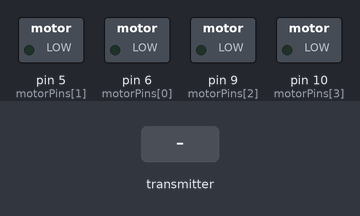
The program below on a simulated Arduino Nano Every. Shown: switched loads named in the program (green lamp = pin HIGH). The test bench sets the inputs (shaded band). No radio packets arrive unless stated.

Above: at 1.2 s.
1.3 s: the transmitter starts sending data.1 = 1023
At 1.9 s:
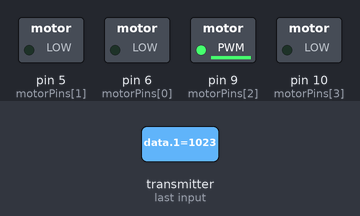
2.8 s: the transmitter starts sending data.0 = 256
At 3.1 s:
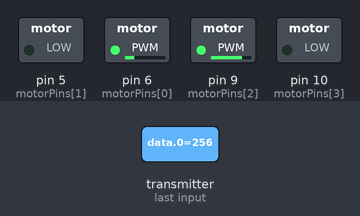
4.3 s: the transmitter starts sending data.0 = 512
At 5.4 s:
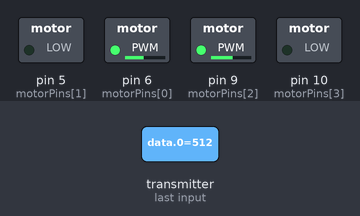
5.8 s: the transmitter starts sending data.0 = 1023
At 6.6 s:
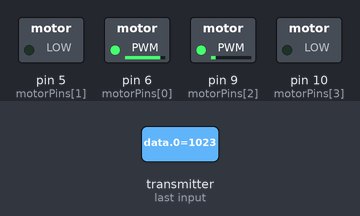
7.3 s: the transmitter starts sending data.1 = 0
At 7.7 s:
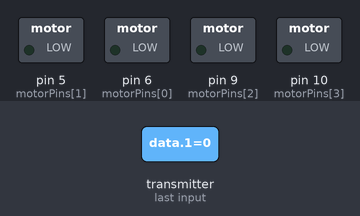
Timing chart, 0 to 9.8 s (numbered marks = the images above; inputs shaded):
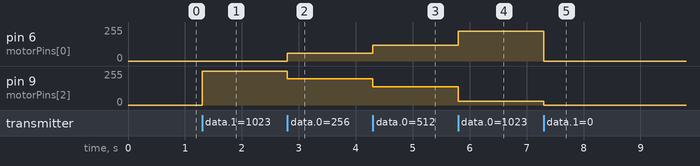

The program:

main.cpp
```cpp
#include <Arduino.h>
#include <SPI.h>
#include <printf.h>
#include <RF24.h>
RF24 radio(8, 7, 4000000); // set SPI speed to 4MHz instead of default 10MHz

const byte address[6] = "00001";
int   data[2]         = {0, 0};
byte  motorPins[4]    = {6, 5, 9, 10};
int   motorData[4]    = {0, 0, 0, 0};
float leftWeight      = 0.0;
float rightWeight     = 0.0;

void setup() {
  Serial.begin(9600);
  radio.begin();
  radio.openReadingPipe(0, address);
  radio.setPALevel(RF24_PA_MIN);
  radio.startListening();
  for (int count = 0; count < 4; count++) {
    pinMode(motorPins[count], OUTPUT);
  }
}

void input() {
  if (radio.available()) {
    radio.read(data, sizeof(int) * 2);
  }
}

void process() {
  //Serial.println(String(motorData[0]) + "  " + String(motorData[1]) + "  " + String(motorData[2]) + "  " + String(motorData[3]));
  float weight = data[0] / 100.0;
  //Serial.println(weight);
  if (weight > 1.1 || weight < 0.9) {


    leftWeight  = weight;
    rightWeight = 2.0 - weight;

  } else {
    leftWeight  = 1.0;
    rightWeight = 1.0;
  }
  //*this is the updating of the motor data values.

  if (data[1] > 25 || data[1] < -25) {
    if (data[1] > 25) {
;     motorData[0] = leftWeight  * data[1];
      motorData[1] = 0;
      motorData[2] = rightWeight * data[1];
      motorData[3] = 0;
    } else {
      motorData[0] = 0;
      motorData[1] = leftWeight  * abs(data[1]);
      motorData[2] = 0;
      motorData[3] = rightWeight * abs(data[1]);
    }
  } else {
    motorData[0]   = 0;
    motorData[1]   = 0;
    motorData[2]   = 0;
    motorData[3]   = 0;
  }
}

void output() {
  for (int count = 0; count < 4; count++) {
    //Serial.println("motorPin " + String(motorPins[count]) + " Settings " + String(motorData[count]));
    analogWrite(motorPins[count], motorData[count]);
  }
}
void loop() {
  input();
  process();
  output();
}
```

Measured:
- after the input at 1.3 s, pin 9 (motorPins[2]): 0/255 → 254/255 at once
- after the input at 2.8 s, pin 6 (motorPins[0]): 0/255 → 58/255 at once; pin 9 (motorPins[2]): 254/255 → 196/255 at once
- after the input at 4.3 s, pin 6 (motorPins[0]): 58/255 → 117/255 at once; pin 9 (motorPins[2]): 196/255 → 137/255 at once
- after the input at 5.8 s, pin 6 (motorPins[0]): 117/255 → 225/255 at once; pin 9 (motorPins[2]): 137/255 → 29/255 at once
- after the input at 7.3 s, pin 6 (motorPins[0]): 225/255 → 0/255 at once; pin 9 (motorPins[2]): 29/255 → 0/255 at once
